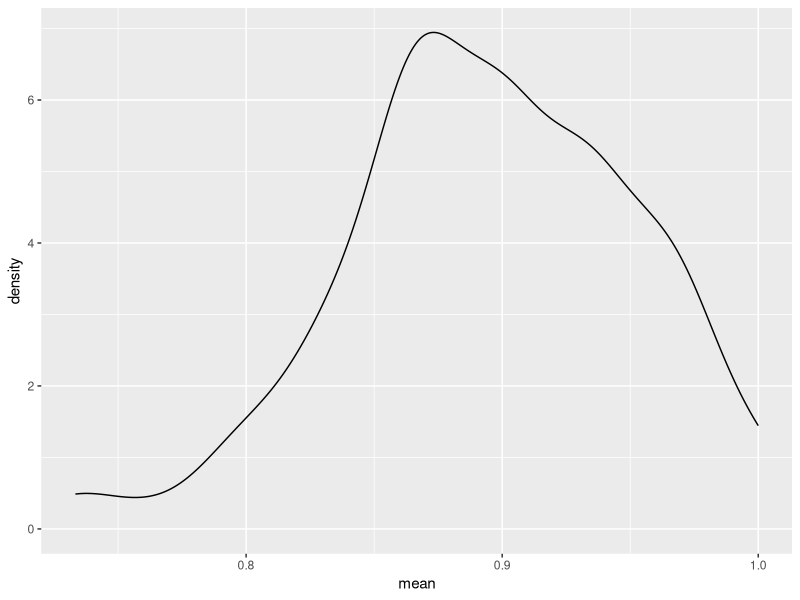
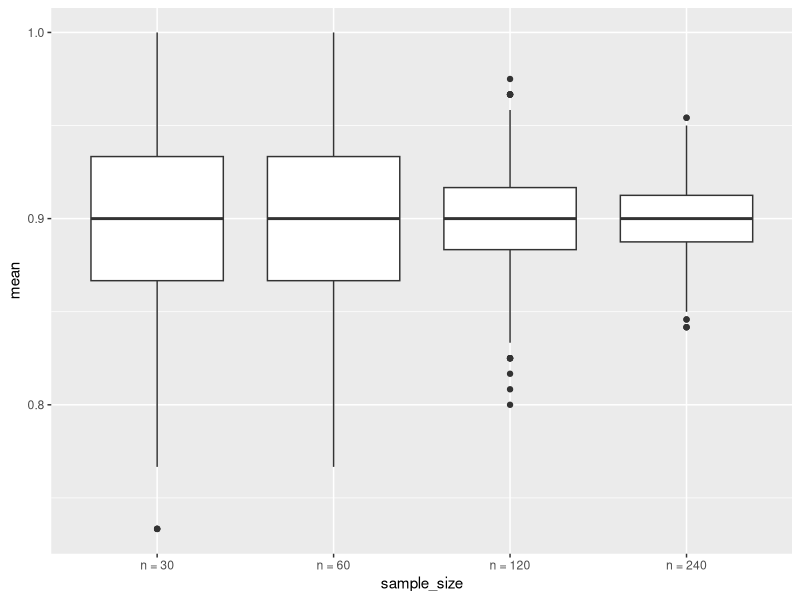
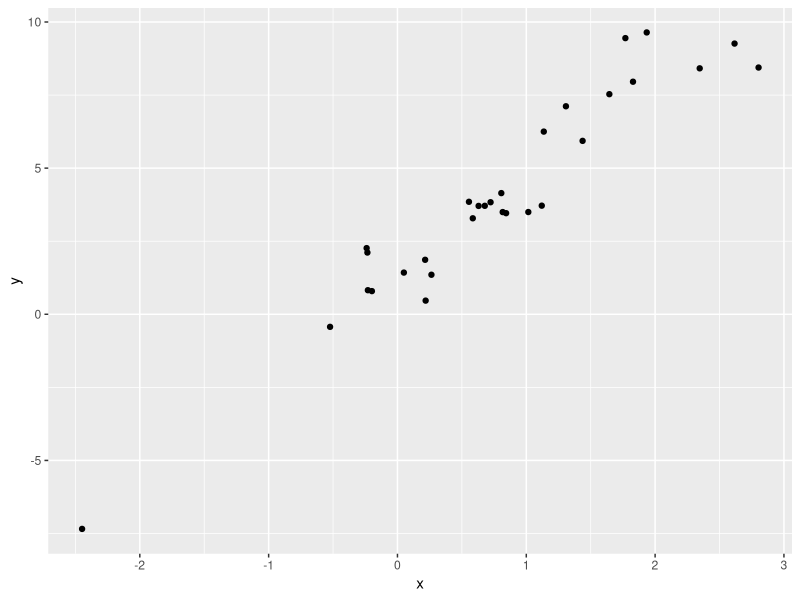
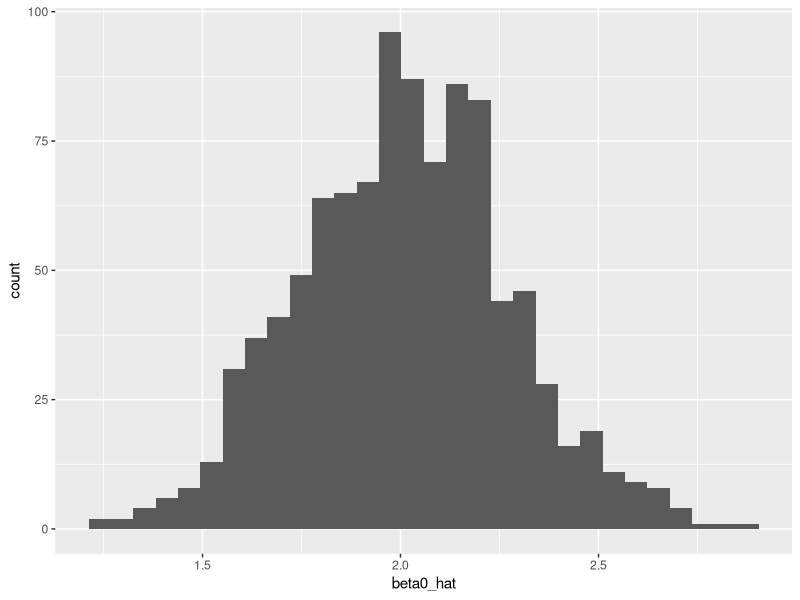
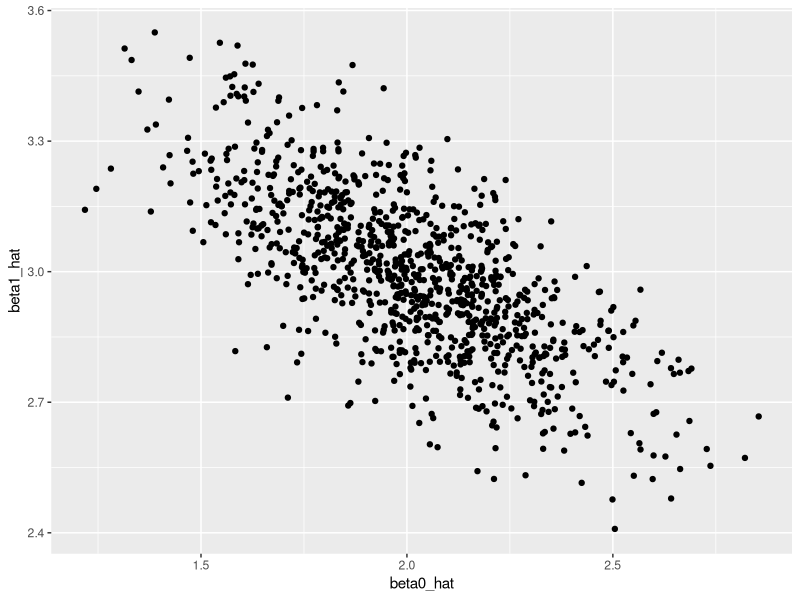

Recreate these plots in R, in order.
## ---- chunk 1
library(tidyverse)

set.seed(100)
## ---- chunk 2
sim_mean_sd = function(n_obs, true_p = .9) {
  
  x_vec = rbinom(n = n_obs, size = 1, prob = true_p)
  
tibble(
  mean = mean(x_vec), 
  sd = sd(x_vec))
 
}
## ---- chunk 3
sim_mean_sd(n_obs = 30)
## ---- chunk 4
output = vector("list", 100)

for (i in 1:100) {
  output[[i]] = sim_mean_sd(30)
}

sim_results = bind_rows(output)

sim_results |> 
  ggplot(aes(x = mean)) + geom_density()

sim_results |>
  summarize(
    mu_hat = mean(mean),
    sd_hat = sd(mean)
  )
## ---- chunk 5
sim_results_df = 
  expand_grid(
    sample_size = c(30, 60, 120, 240),
    iter = 1:1000
  ) |>
  mutate(estimate_df = map(sample_size, sim_mean_sd)) |>
  unnest(estimate_df)

sim_results_df |>
  mutate(
    sample_size = str_c("n = ", sample_size),
    sample_size = fct_inorder(sample_size)
  ) |>
  ggplot(aes(x = sample_size, y = mean)) + geom_boxplot()
## ---- chunk 6
beta_0 = 2
beta_1 = 3

sim_data = 
  tibble(
    x = rnorm(n = 30, mean = 1, sd = 1),
    y = beta_0 + beta_1 * x + rnorm(30, mean = 0, sd = 1)
  )

ls_fit = lm(y ~ x, data = sim_data)
ls_fit

sim_data |>
  ggplot(aes(x = x, y = y)) + geom_point()
## ---- chunk 7
sim_slr = function(n_obs, beta_0 = 2, beta_1 = 3) {
  
  sim_data = 
  tibble(
    x = rnorm(n = n_obs, mean = 1, sd = 1),
    y = beta_0 + beta_1 * x + rnorm(30, mean = 0, sd = 1)
  )
  
  ls_fit = lm(y ~ x, data = sim_data)
  
  tibble(
    beta0_hat = coef(ls_fit)[1],
    beta1_hat = coef(ls_fit)[2]
  )
  
}

sim_slr(n_obs = 30)
## ---- chunk 8
sim_results_df  =
  expand_grid(
    sample_size = 30,
    iter = 1:1000
  ) |>
  mutate(estimate_df = map(sample_size, sim_slr)) |>
  unnest(estimate_df)
## ---- chunk 9
sim_results_df |>
  summarize(
    mean_b0_hat = mean(beta0_hat),
    mean_b1_hat = mean(beta1_hat)
  )

sim_results_df |>
  ggplot(aes(x = beta0_hat)) +
  geom_histogram()

sim_results_df |>
  ggplot(aes(x = beta0_hat, y = beta1_hat)) +
  geom_point()
